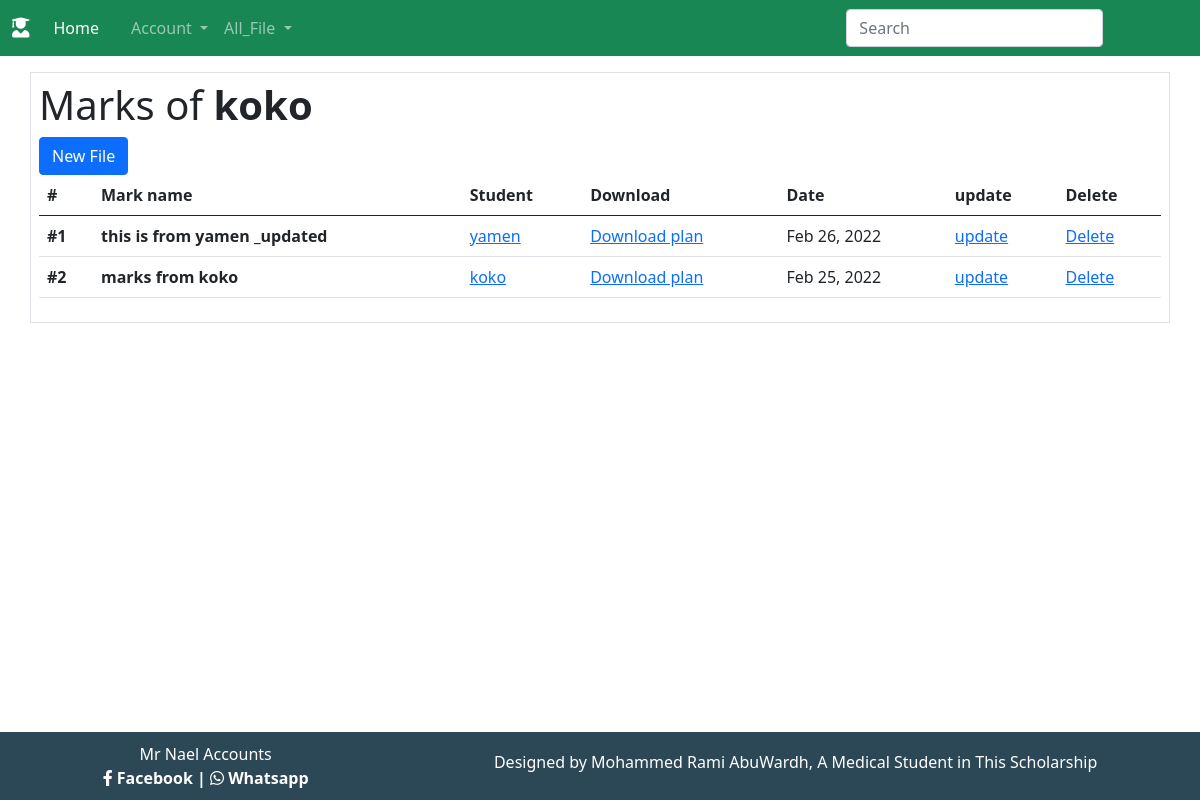
Page /marks/superuser_marks (signed in) on the committed database.
### Marks/models.py (models this page shows, shortened)
class Marks(models.Model):
    mark_student = models.ForeignKey(User, on_delete= models.CASCADE)
    marks_name = models.CharField(max_length= 200, default= 'marks'
            ,help_text='من فضلك ادخل تفاصيل العلامة')
    marks = models.FileField(upload_to = 'grades') # كشف الدرجات
    date = models.DateTimeField(auto_now=True , null = True)

### Marks/views.py (the view)
# urls.py: path('superuser_marks',super_user_marks, name = 'superuser_marks')
def super_user_marks(request):
    if request.user.is_superuser:
        context = {
            'all_marks': Marks.objects.all().order_by('-date')
        }
        return render(request, 'Marks/superusr_marks.html',context)

### Marks/templates/Marks/superusr_marks.html
{% extends 'Profile/base.html' %}
{% block content %}
    <div class="container my-3 p-2 border">
        <h1>Marks of <strong>{{user.username}}</strong> </h1>
        <a class="btn btn-primary" href="{%url 'mark_create'%}">New File</a>
        <table class="table">
            <thead>
              <tr>
                <th scope="col">#</th>
                <th scope="col">Mark name</th>
                <th scope="col">Student</th>
                <th scope="col">Download</th>
                <th scope="col">Date</th>
                <th scope="col">update</th>
                <th scope="col">Delete</th>
              </tr>
            </thead>
            <tbody>
                {% for mark in all_marks %}
              <tr>
                <th scope="row"> #{{ forloop.counter }} </th>
                <th scope="row"> {{mark.marks_name}} </th>
                <td><a href = "{%url 'specific_marks' mark.mark_student%}">{{mark.mark_student}}</a>  </td>
                <td> <a href="{{ mark.marks.url }}" download>Download plan</a></td>
                <td>{{mark.date|date:"M d, Y" }}</td>
                <td><a href="{%url 'Marks_Update' mark.pk%}">update</a></td>
                <td><a href="{%url 'Marks_delete' mark.pk%}">Delete</a></td>
              </tr>
              {% endfor %}
            </tbody>
          </table>
    </div>
{% endblock content %}

### rows in the picture
Marks: marks_name "this is from yamen _updated", mark_student "yamen", date "Feb 26, 2022"
Marks: marks_name "marks from koko", mark_student "koko", date "Feb 25, 2022"

### other values in the picture
{{ user.username }} "koko"
